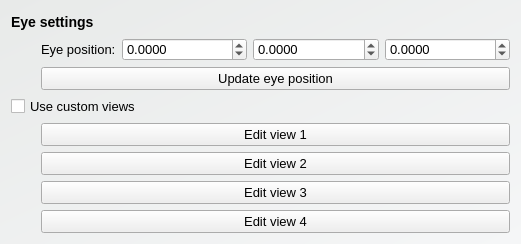
<?xml version="1.0" encoding="UTF-8"?>
<ui version="4.0">
 <class>RocketCaveAdvancedWidget</class>
 <widget class="QWidget" name="RocketCaveAdvancedWidget">
  <property name="geometry">
   <rect>
    <x>0</x>
    <y>0</y>
    <width>521</width>
    <height>244</height>
   </rect>
  </property>
  <property name="windowTitle">
   <string>Advanced Rocket Cave Settings</string>
  </property>
  <property name="styleSheet">
   <string notr="true">QWidget#RocketCaveAdvancedWidget {
	background-color: qlineargradient(spread:pad, x1:0, y1:0, x2:1, y2:1, stop:0 rgba(232, 234, 233, 255), stop:1 rgba(245, 246, 247, 255));
}

QWidget {
	font-family: &quot;Arial&quot;;
	font-size: 13px;
}

QLabel#presetsText, #editPresetText, #eyeSettings {
	font-size: 14px;
	font-weight: bold;
}

QLabel#noPresetsText{
	font-size: 14px;
	font-weight: bold;
	color: rgb(255, 0, 0);
}</string>
  </property>
  <layout class="QVBoxLayout" name="verticalLayout">
   <item>
    <widget class="QLabel" name="eyeSettings">
     <property name="styleSheet">
      <string notr="true">QLabel#eyeSettings{
	font-size: 14px;
}</string>
     </property>
     <property name="text">
      <string>Eye settings</string>
     </property>
    </widget>
   </item>
   <item>
    <layout class="QVBoxLayout" name="verticalLayout_2">
     <property name="leftMargin">
      <number>30</number>
     </property>
     <property name="bottomMargin">
      <number>0</number>
     </property>
     <item>
      <layout class="QHBoxLayout" name="horizontalLayout">
       <property name="spacing">
        <number>6</number>
       </property>
       <property name="bottomMargin">
        <number>0</number>
       </property>
       <item>
        <widget class="QLabel" name="label">
         <property name="sizePolicy">
          <sizepolicy hsizetype="Fixed" vsizetype="Fixed">
           <horstretch>0</horstretch>
           <verstretch>0</verstretch>
          </sizepolicy>
         </property>
         <property name="text">
          <string>Eye position:</string>
         </property>
        </widget>
       </item>
       <item>
        <widget class="QDoubleSpinBox" name="eyeX">
         <property name="decimals">
          <number>4</number>
         </property>
         <property name="minimum">
          <double>-1000.000000000000000</double>
         </property>
         <property name="singleStep">
          <double>0.100000000000000</double>
         </property>
         <property name="value">
          <double>0.000000000000000</double>
         </property>
        </widget>
       </item>
       <item>
        <widget class="QDoubleSpinBox" name="eyeY">
         <property name="decimals">
          <number>4</number>
         </property>
         <property name="minimum">
          <double>-1000.000000000000000</double>
         </property>
         <property name="maximum">
          <double>1000.000000000000000</double>
         </property>
         <property name="singleStep">
          <double>0.100000000000000</double>
         </property>
        </widget>
       </item>
       <item>
        <widget class="QDoubleSpinBox" name="eyeZ">
         <property name="decimals">
          <number>4</number>
         </property>
         <property name="minimum">
          <double>-1000.000000000000000</double>
         </property>
         <property name="maximum">
          <double>1000.000000000000000</double>
         </property>
         <property name="singleStep">
          <double>0.100000000000000</double>
         </property>
        </widget>
       </item>
      </layout>
     </item>
     <item>
      <widget class="QPushButton" name="updateEyePositionButton">
       <property name="text">
        <string>Update eye position</string>
       </property>
      </widget>
     </item>
    </layout>
   </item>
   <item>
    <widget class="QCheckBox" name="customMatrix">
     <property name="text">
      <string>Use custom views</string>
     </property>
    </widget>
   </item>
   <item>
    <layout class="QVBoxLayout" name="verticalLayout_4">
     <property name="leftMargin">
      <number>30</number>
     </property>
     <property name="topMargin">
      <number>0</number>
     </property>
     <item>
      <widget class="QPushButton" name="editView1">
       <property name="text">
        <string>Edit view 1</string>
       </property>
      </widget>
     </item>
     <item>
      <widget class="QPushButton" name="editView2">
       <property name="text">
        <string>Edit view 2</string>
       </property>
      </widget>
     </item>
     <item>
      <widget class="QPushButton" name="editView3">
       <property name="text">
        <string>Edit view 3</string>
       </property>
      </widget>
     </item>
     <item>
      <widget class="QPushButton" name="editView4">
       <property name="text">
        <string>Edit view 4</string>
       </property>
      </widget>
     </item>
    </layout>
   </item>
  </layout>
 </widget>
 <resources/>
 <connections/>
</ui>
